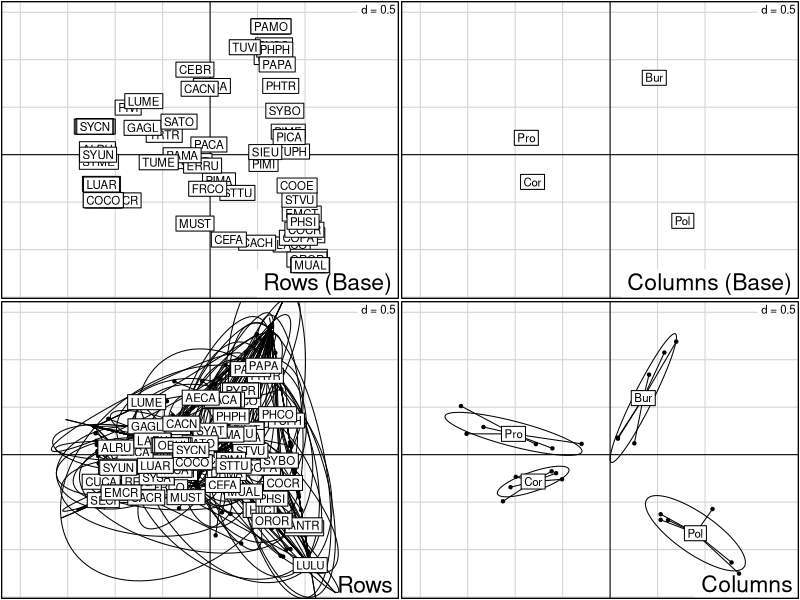
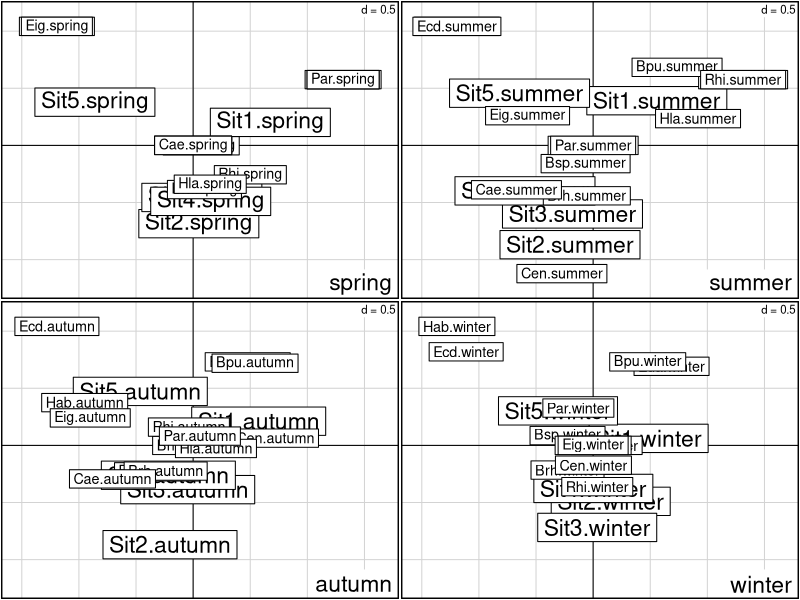

Generate these figures, in order, with R:
library(ade4)


### Name: foucart
### Title: K-tables Correspondence Analysis with the same rows and the same
###   columns
### Aliases: foucart plot.foucart print.foucart
### Keywords: multivariate

### ** Examples

data(bf88)
fou1 <- foucart(bf88, scann = FALSE, nf = 3)
fou1
plot(fou1)

data(meaudret)
l1 <- split(meaudret$spe, meaudret$design$season)
l1 <- lapply(l1, function(x) 
    {row.names(x) <- paste("Sit",1:5,sep="");x})
fou2 <- foucart(l1, scan = FALSE)

if(adegraphicsLoaded()) {
  kplot(fou2, row.plabels.cex = 2)
} else {
  kplot(fou2, clab.r = 2)
}
